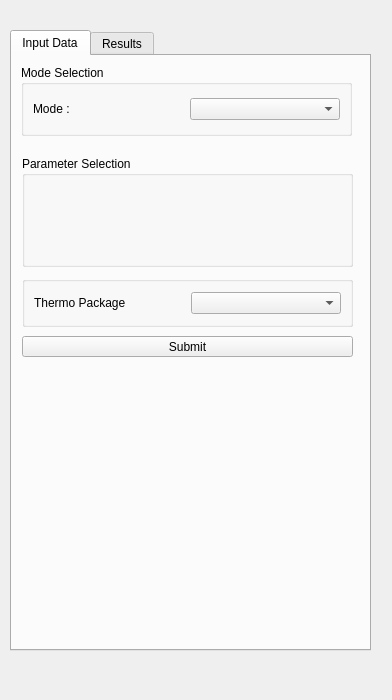
<?xml version="1.0" encoding="UTF-8"?>
<ui version="4.0">
 <class>Form</class>
 <widget class="QWidget" name="Form">
  <property name="enabled">
   <bool>true</bool>
  </property>
  <property name="geometry">
   <rect>
    <x>0</x>
    <y>0</y>
    <width>392</width>
    <height>700</height>
   </rect>
  </property>
  <property name="sizePolicy">
   <sizepolicy hsizetype="Maximum" vsizetype="Maximum">
    <horstretch>0</horstretch>
    <verstretch>0</verstretch>
   </sizepolicy>
  </property>
  <property name="maximumSize">
   <size>
    <width>3200</width>
    <height>5000</height>
   </size>
  </property>
  <property name="windowTitle">
   <string>Form</string>
  </property>
  <property name="autoFillBackground">
   <bool>false</bool>
  </property>
  <widget class="QTabWidget" name="tabWidget">
   <property name="geometry">
    <rect>
     <x>10</x>
     <y>30</y>
     <width>361</width>
     <height>621</height>
    </rect>
   </property>
   <property name="autoFillBackground">
    <bool>false</bool>
   </property>
   <property name="currentIndex">
    <number>0</number>
   </property>
   <widget class="QWidget" name="tab">
    <attribute name="title">
     <string>Input Data</string>
    </attribute>
    <widget class="QGroupBox" name="groupBox">
     <property name="geometry">
      <rect>
       <x>9</x>
       <y>9</y>
       <width>331</width>
       <height>71</height>
      </rect>
     </property>
     <property name="title">
      <string>Mode Selection</string>
     </property>
     <layout class="QHBoxLayout" name="horizontalLayout_2">
      <item>
       <layout class="QHBoxLayout" name="horizontalLayout">
        <item>
         <widget class="QLabel" name="label">
          <property name="sizePolicy">
           <sizepolicy hsizetype="Preferred" vsizetype="Fixed">
            <horstretch>0</horstretch>
            <verstretch>0</verstretch>
           </sizepolicy>
          </property>
          <property name="text">
           <string>Mode : </string>
          </property>
         </widget>
        </item>
        <item>
         <widget class="QComboBox" name="comboBox">
          <property name="enabled">
           <bool>true</bool>
          </property>
          <property name="sizePolicy">
           <sizepolicy hsizetype="Preferred" vsizetype="Fixed">
            <horstretch>0</horstretch>
            <verstretch>0</verstretch>
           </sizepolicy>
          </property>
         </widget>
        </item>
       </layout>
      </item>
     </layout>
    </widget>
    <widget class="QGroupBox" name="groupBox_2">
     <property name="geometry">
      <rect>
       <x>10</x>
       <y>100</y>
       <width>331</width>
       <height>111</height>
      </rect>
     </property>
     <property name="title">
      <string>Parameter Selection</string>
     </property>
     <layout class="QVBoxLayout" name="verticalLayout">
      <item>
       <layout class="QFormLayout" name="formLayout"/>
      </item>
     </layout>
    </widget>
    <widget class="QPushButton" name="pushButton_2">
     <property name="geometry">
      <rect>
       <x>10</x>
       <y>280</y>
       <width>331</width>
       <height>21</height>
      </rect>
     </property>
     <property name="text">
      <string>Submit</string>
     </property>
    </widget>
    <widget class="QGroupBox" name="groupBox_3">
     <property name="geometry">
      <rect>
       <x>10</x>
       <y>220</y>
       <width>331</width>
       <height>51</height>
      </rect>
     </property>
     <property name="title">
      <string/>
     </property>
     <layout class="QHBoxLayout" name="horizontalLayout_10">
      <item>
       <layout class="QHBoxLayout" name="horizontalLayout_11">
        <item>
         <widget class="QLabel" name="label_2">
          <property name="sizePolicy">
           <sizepolicy hsizetype="Preferred" vsizetype="Fixed">
            <horstretch>0</horstretch>
            <verstretch>0</verstretch>
           </sizepolicy>
          </property>
          <property name="text">
           <string>Thermo Package</string>
          </property>
         </widget>
        </item>
        <item>
         <widget class="QComboBox" name="cbTP">
          <property name="enabled">
           <bool>true</bool>
          </property>
          <property name="sizePolicy">
           <sizepolicy hsizetype="Preferred" vsizetype="Fixed">
            <horstretch>0</horstretch>
            <verstretch>0</verstretch>
           </sizepolicy>
          </property>
         </widget>
        </item>
       </layout>
      </item>
     </layout>
    </widget>
   </widget>
   <widget class="QWidget" name="tab_2">
    <attribute name="title">
     <string>Results</string>
    </attribute>
    <layout class="QHBoxLayout" name="horizontalLayout_3">
     <item>
      <widget class="QTableWidget" name="tableWidget">
       <property name="columnCount">
        <number>3</number>
       </property>
       <attribute name="horizontalHeaderDefaultSectionSize">
        <number>110</number>
       </attribute>
       <attribute name="horizontalHeaderStretchLastSection">
        <bool>true</bool>
       </attribute>
       <column>
        <property name="text">
         <string>Attribute</string>
        </property>
       </column>
       <column>
        <property name="text">
         <string>Value</string>
        </property>
       </column>
       <column>
        <property name="text">
         <string>Unit</string>
        </property>
       </column>
      </widget>
     </item>
    </layout>
   </widget>
  </widget>
 </widget>
 <resources/>
 <connections/>
</ui>
